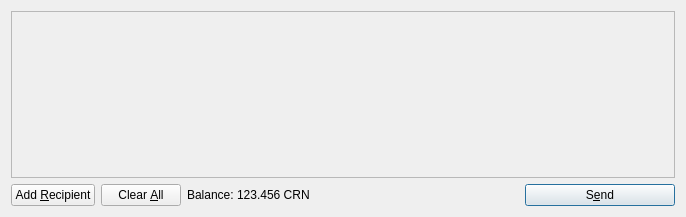
<?xml version="1.0" encoding="UTF-8"?>
<ui version="4.0">
 <class>SendCoinsDialog</class>
 <widget class="QDialog" name="SendCoinsDialog">
  <property name="geometry">
   <rect>
    <x>0</x>
    <y>0</y>
    <width>686</width>
    <height>217</height>
   </rect>
  </property>
  <property name="windowTitle">
   <string>Send Coins</string>
  </property>
  <layout class="QVBoxLayout" name="verticalLayout">
   <item>
    <widget class="QScrollArea" name="scrollArea">
     <property name="widgetResizable">
      <bool>true</bool>
     </property>
     <widget class="QWidget" name="scrollAreaWidgetContents">
      <property name="geometry">
       <rect>
        <x>0</x>
        <y>0</y>
        <width>666</width>
        <height>165</height>
       </rect>
      </property>
      <layout class="QVBoxLayout" name="verticalLayout_2">
       <property name="margin">
        <number>0</number>
       </property>
       <item>
        <layout class="QVBoxLayout" name="entries">
         <property name="spacing">
          <number>6</number>
         </property>
        </layout>
       </item>
       <item>
        <spacer name="verticalSpacer">
         <property name="orientation">
          <enum>Qt::Vertical</enum>
         </property>
         <property name="sizeHint" stdset="0">
          <size>
           <width>20</width>
           <height>40</height>
          </size>
         </property>
        </spacer>
       </item>
      </layout>
     </widget>
    </widget>
   </item>
   <item>
    <layout class="QHBoxLayout" name="horizontalLayout">
     <item>
      <widget class="QPushButton" name="addButton">
       <property name="toolTip">
        <string>Send to multiple recipients at once</string>
       </property>
       <property name="text">
        <string>Add &amp;Recipient</string>
       </property>
       <property name="icon">
        <iconset resource="../bitcoin.qrc">
         <normaloff>:/icons/add</normaloff>:/icons/add</iconset>
       </property>
       <property name="autoDefault">
        <bool>false</bool>
       </property>
      </widget>
     </item>
     <item>
      <widget class="QPushButton" name="clearButton">
       <property name="sizePolicy">
        <sizepolicy hsizetype="Minimum" vsizetype="Fixed">
         <horstretch>0</horstretch>
         <verstretch>0</verstretch>
        </sizepolicy>
       </property>
       <property name="toolTip">
        <string>Remove all transaction fields</string>
       </property>
       <property name="text">
        <string>Clear &amp;All</string>
       </property>
       <property name="icon">
        <iconset resource="../bitcoin.qrc">
         <normaloff>:/icons/remove</normaloff>:/icons/remove</iconset>
       </property>
       <property name="autoRepeatDelay">
        <number>300</number>
       </property>
       <property name="autoDefault">
        <bool>false</bool>
       </property>
      </widget>
     </item>
     <item>
      <layout class="QHBoxLayout" name="horizontalLayout_2">
       <property name="spacing">
        <number>3</number>
       </property>
       <item>
        <widget class="QLabel" name="label">
         <property name="text">
          <string>Balance:</string>
         </property>
        </widget>
       </item>
       <item>
        <widget class="QLabel" name="labelBalance">
         <property name="cursor">
          <cursorShape>IBeamCursor</cursorShape>
         </property>
         <property name="text">
          <string>123.456 CRN</string>
         </property>
         <property name="textInteractionFlags">
          <set>Qt::LinksAccessibleByMouse|Qt::TextSelectableByKeyboard|Qt::TextSelectableByMouse</set>
         </property>
        </widget>
       </item>
      </layout>
     </item>
     <item>
      <spacer name="horizontalSpacer">
       <property name="orientation">
        <enum>Qt::Horizontal</enum>
       </property>
       <property name="sizeHint" stdset="0">
        <size>
         <width>40</width>
         <height>20</height>
        </size>
       </property>
      </spacer>
     </item>
     <item>
      <widget class="QPushButton" name="sendButton">
       <property name="minimumSize">
        <size>
         <width>150</width>
         <height>0</height>
        </size>
       </property>
       <property name="toolTip">
        <string>Confirm the send action</string>
       </property>
       <property name="text">
        <string>S&amp;end</string>
       </property>
       <property name="icon">
        <iconset resource="../bitcoin.qrc">
         <normaloff>:/icons/send</normaloff>:/icons/send</iconset>
       </property>
       <property name="default">
        <bool>true</bool>
       </property>
      </widget>
     </item>
    </layout>
   </item>
  </layout>
 </widget>
 <resources>
  <include location="../bitcoin.qrc"/>
 </resources>
 <connections/>
</ui>
